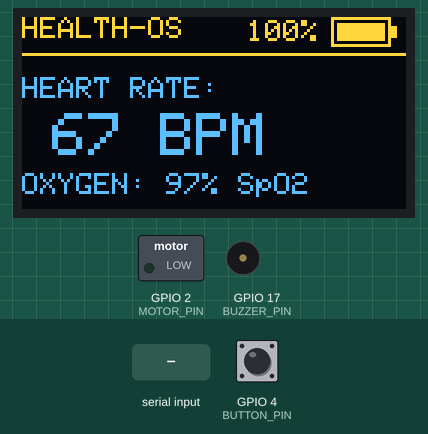
Simulated run of this sketch. Board: ESP32. Shown: 128×64 one-colour display, switched loads named in the sketch (green lamp = pin HIGH), buzzer (waves = sounding). Inputs (shaded band) come from the test bench; at power-on: GPIO 4 (BUTTON_PIN) HIGH. The OLED is the two-colour kind (top 16 rows yellow); WiFi joins after 1.5 s; servers stay silent unless stated; random numbers use the default seed unless the sketch sets one; web services answer with replies made up by the test bench; what the sketch prints to the serial monitor is not drawn. At 7.6 s the program puts the board to deep sleep or switches it off; the recording ends there.

Above: at 1.3 s.
1.4 s: GPIO 4 (BUTTON_PIN) pulled LOW for 0.15 s
At 1.9 s:
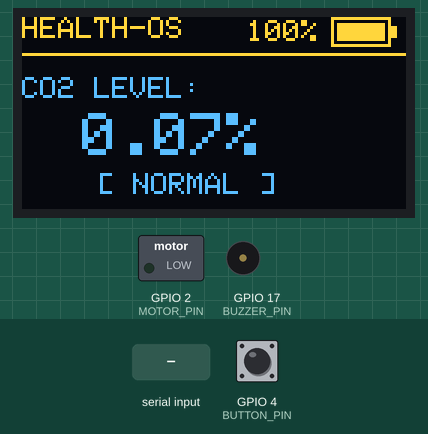
3.0 s: "c90\n" received over Serial
At 4.4 s:
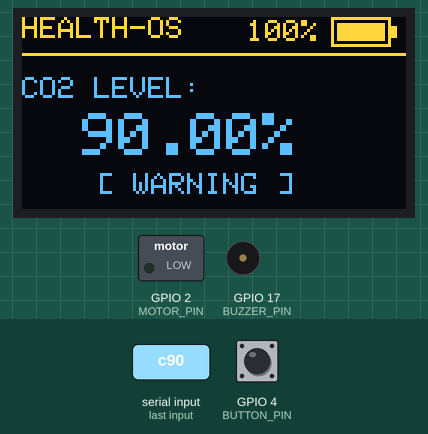
5.4 s: "c,45\n" received over Serial
At 6.6 s:
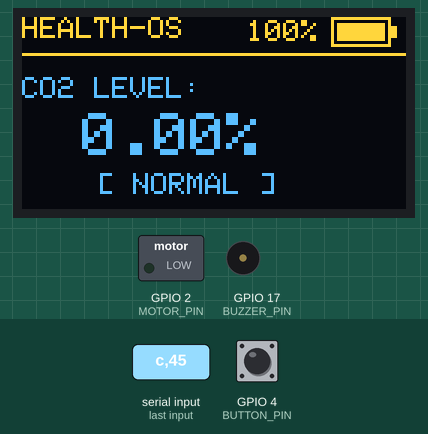
6.9 s: GPIO 4 (BUTTON_PIN) pulled LOW for 1 s
At 7.15 s:
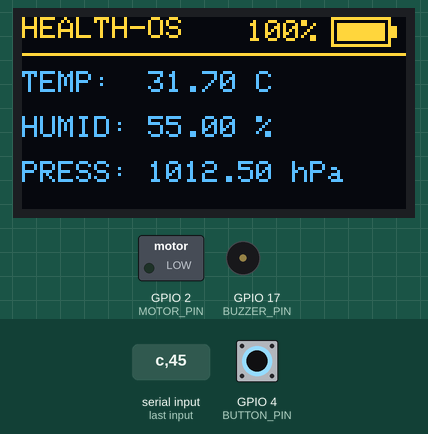
Timing chart, 0 to 7.6 s (numbered marks = the images above; inputs shaded):
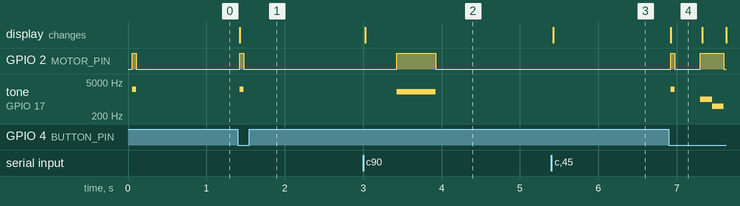

The sketch:

MES_AQM.ino
```cpp
#include <Wire.h>
#include <Adafruit_GFX.h>
#include <Adafruit_SH110X.h>
#include <WiFi.h>
#include <WiFiClientSecure.h>
#include <HTTPClient.h>

#define i2c_Address 0x3c
#define SCREEN_WIDTH 128
#define SCREEN_HEIGHT 64
#define OLED_RESET -1

// --- PINS ---
#define BUTTON_PIN 4
#define MOTOR_PIN 2
#define BUZZER_PIN 17

// --- WIFI & TELEGRAM CREDENTIALS ---
const char* ssid = "BUM";
const char* password = "siyamnanine9";
String BOT_TOKEN = "8761018296:AAECHlhVZagGAyzq8CXKDIWt2v9tLaPF-bM";
String CHAT_ID = "5212925855";   // GIO
String CHAT_ID_2 = "2091725214"; //JESH

Adafruit_SH1106G display = Adafruit_SH1106G(SCREEN_WIDTH, SCREEN_HEIGHT, &Wire, OLED_RESET);

// --- VARIABLES ---
int screenState = 0;
unsigned long lastDebounceTime = 0;
unsigned long debounceDelay = 300;
unsigned long lastNormalSendTime = 0;

int batteryPct = 100;
int bpm = 75;
int spo2 = 98;
float co2Level = 0.08;
float temp = 29.5;
float hum = 60.0;
float pressure = 1012.5;

bool alertSent = false;

// ==============================================================
// FUNCTION PROTOTYPES (PANG-FIX NG "NOT DECLARED" ERROR)
// ==============================================================
void simulateSensorData();
void updateScreen();
void hapticClick();
void checkVitalsAndAlert();
void goToDeepSleep();
void sendTelegramAlert(String message, bool isCritical);
void drawTopBar();

// ==============================================================
// DUAL CORE VARIABLES (Para walang delay ang button)
// ==============================================================
String telegramMsgToSend = "";
bool telegramCritical = false;
volatile bool telegramSendFlag = false;
TaskHandle_t TelegramTaskHandle;

// Ito ang tatakbo sa Core 0 (Background)
void telegramTaskCode(void * pvParameters) {
  for(;;) {
    if (telegramSendFlag) {
      if (WiFi.status() == WL_CONNECTED) {
        WiFiClientSecure client;
        client.setInsecure();
        HTTPClient https;

        // --- 1. SEND KAY GIO (CHAT_ID) ---
        String url1 = "https://api.telegram.org/bot" + BOT_TOKEN + "/sendMessage?chat_id=" + CHAT_ID + "&text=" + telegramMsgToSend;
        https.begin(client, url1);
        int httpCode1 = https.GET();
        Serial.print("Sent to GIO! Code: "); Serial.println(httpCode1);
        https.end();

        // --- 2. SEND KAY JESH (CHAT_ID_2) ---
        String url2 = "https://api.telegram.org/bot" + BOT_TOKEN + "/sendMessage?chat_id=" + CHAT_ID_2 + "&text=" + telegramMsgToSend;
        https.begin(client, url2);
        int httpCode2 = https.GET();
        Serial.print("Sent to JESH! Code: "); Serial.println(httpCode2);
        https.end();

        // Tumunog at mag-vibrate lang kapag Critical Alert
        if (telegramCritical) {
          digitalWrite(MOTOR_PIN, HIGH);
          tone(BUZZER_PIN, 2000);
          delay(500);
          digitalWrite(MOTOR_PIN, LOW);
          noTone(BUZZER_PIN);
        }
      }
      telegramSendFlag = false; // Sabihin sa system na tapos na mag-send
    }
    vTaskDelay(10 / portTICK_PERIOD_MS); // Bigyan ng oras huminga ang Core 0
  }
}

void setup() {
  Serial.begin(115200);

  pinMode(BUTTON_PIN, INPUT_PULLUP);
  pinMode(MOTOR_PIN, OUTPUT);
  pinMode(BUZZER_PIN, OUTPUT);
  digitalWrite(MOTOR_PIN, LOW);
  digitalWrite(BUZZER_PIN, LOW);

  esp_sleep_enable_ext0_wakeup(GPIO_NUM_4, 0);

  display.begin(i2c_Address, true);

  // --- INSTANT DISPLAY ---
  simulateSensorData();
  updateScreen();
  hapticClick();

  // --- I-SET UP ANG PANGALAWANG UTAK (Core 0) ---
  xTaskCreatePinnedToCore(
    telegramTaskCode,
    "TelegramTask",
    10000,
    NULL,
    1,
    &TelegramTaskHandle,
    0);

  // CONNECT SA WIFI SA BACKGROUND LANG
  WiFi.mode(WIFI_STA);
  WiFi.begin(ssid, password);

  while(digitalRead(BUTTON_PIN) == LOW) { delay(10); }
}

void loop() {
  // Laging i-check ang vitals
  checkVitalsAndAlert();

  // ==============================================================
  // MANUAL SERIAL INPUT
  // ==============================================================
  if (Serial.available() > 0) {
    String input = Serial.readStringUntil('\n');
    input.trim();

    if (input.length() > 1) {
      char type = input.charAt(0);
      float val = input.substring(1).toFloat();

      simulateSensorData();

      if (type == 'c' || type == 'C') {
        co2Level = val;
        Serial.print("⚠️ TESTING: CO2 -> "); Serial.println(co2Level, 3);
      }
      else if (type == 's' || type == 'S') {
        spo2 = (int)val;
        Serial.print("⚠️ TESTING: Oxygen -> "); Serial.println(spo2);
      }
      else if (type == 'b' || type == 'B') {
        bpm = (int)val;
        Serial.print("⚠️ TESTING: Pulse Rate -> "); Serial.println(bpm);
      }

      alertSent = false;
      checkVitalsAndAlert();
      updateScreen();
    }
  }

  // ==============================================================
  // INSTANT BUTTON NAVIGATION (Walang delay dahil nasa Core 1 tayo)
  // ==============================================================
  if (digitalRead(BUTTON_PIN) == LOW) {
    if ((millis() - lastDebounceTime) > debounceDelay) {
      screenState++;

      if (screenState >= 3) {
        goToDeepSleep();
      } else {
        simulateSensorData();
        checkVitalsAndAlert();
        updateScreen();
        hapticClick();
      }
      lastDebounceTime = millis();
    }
  }
}

// ==========================================
// TELEGRAM SENDER (Ipapasang gawain sa Core 0)
// ==========================================
void sendTelegramAlert(String message, bool isCritical) {
  if (!telegramSendFlag) {
    telegramMsgToSend = message;
    telegramCritical = isCritical;
    telegramSendFlag = true;
  }
}

// --- SPECIFIC ALERTS & 5-SEC NORMAL UPDATE ---
void checkVitalsAndAlert() {
  String alertMsg = "";
  bool isEmergency = false;

  // 1. Check CO2 Level
  if (co2Level >= 0.10) {
    isEmergency = true;
    alertMsg += "☁️ ALERT: HIGH CO2 LEVEL\n";
    alertMsg += "CO2 Reading: " + String(co2Level, 3) + "%\n";
    alertMsg += "Interpretation: Poor air quality detected.\n";
    alertMsg += "Action: Open windows for ventilation.\n\n";
  }
  // 2. Check Oxygen
  else if (spo2 < 95) {
    isEmergency = true;
    alertMsg += "⚠️ ALERT: LOW OXYGEN\n";
    alertMsg += "SpO2 Reading: " + String(spo2) + "%\n";
    alertMsg += "Interpretation: Possible Hypoxia.\n";
    alertMsg += "Action: Wear an oxygen mask.\n\n";
  }
  // 3. Check HIGH Pulse Rate
  else if (bpm > 100) {
    isEmergency = true;
    alertMsg += "💓 ALERT: HIGH PULSE RATE\n";
    alertMsg += "Heart Rate: " + String(bpm) + " BPM\n";
    alertMsg += "Interpretation: Tachycardia.\nAction: Rest immediately.\n\n";
  }
  // 4. Check LOW Pulse Rate
  else if (bpm < 60) {
    isEmergency = true;
    alertMsg += "📉 ALERT: LOW PULSE RATE\n";
    alertMsg += "Heart Rate: " + String(bpm) + " BPM\n";
    alertMsg += "Interpretation: Bradycardia.\nAction: Seek medical attention.\n\n";
  }

  // --- KUNG MAY EMERGENCY ---
  if (isEmergency) {
    if (!alertSent) {
      Serial.println("Triggering Emergency Alert!");
      alertMsg.replace("\n", "%0A");
      alertMsg.replace(" ", "%20");
      sendTelegramAlert("🚨%20CRITICAL%20WARNING!%20🚨%0A%0A" + alertMsg, true);
      alertSent = true;
    }
  }
  // --- KUNG NORMAL ANG LAHAT ---
  else {
    alertSent = false;

    // Mag-sesend ng update every 5 seconds
    if (millis() - lastNormalSendTime >= 10000) {
      String normalMsg = "✅ NORMAL STATUS UPDATE\n";
      normalMsg += "Heart Rate: " + String(bpm) + " BPM\n";
      normalMsg += "Oxygen: " + String(spo2) + "%\n";
      normalMsg += "CO2: " + String(co2Level, 3) + "%\n";
      normalMsg += "All vitals are stable.";

      normalMsg.replace("\n", "%0A");
      normalMsg.replace(" ", "%20");

      sendTelegramAlert(normalMsg, false);
      lastNormalSendTime = millis();
    }
  }
}

// ==========================================
// DATA SIMULATOR & UI FUNCTIONS
// ==========================================
void simulateSensorData() {
  bpm = random(60, 90);
  spo2 = random(96, 100);
  co2Level = random(40, 90) / 1000.0;
  temp = random(280, 320) / 10.0;
  hum = random(55, 75);
}

void drawTopBar() {
  display.setTextSize(1);
  display.setTextColor(SH110X_WHITE);
  display.setCursor(0, 0);
  display.print("HEALTH-OS");

  if(batteryPct == 100) { display.setCursor(75, 1); }
  else { display.setCursor(81, 1); }
  display.print(batteryPct); display.print("%");

  int x = 103, y = 0;
  display.drawRect(x, y, 20, 10, SH110X_WHITE);
  display.fillRect(x + 20, y + 3, 2, 4, SH110X_WHITE);
  int width = map(batteryPct, 0, 100, 0, 16);
  display.fillRect(x + 2, y + 2, width, 6, SH110X_WHITE);

  display.drawLine(0, 12, 128, 12, SH110X_WHITE);
}

void updateScreen() {
  display.clearDisplay();
  drawTopBar();

  if (screenState == 0) {
    display.setTextSize(1);
    display.setCursor(0, 20); display.print("HEART RATE: ");
    display.setTextSize(2);
    display.setCursor(10, 32); display.print(bpm); display.print(" BPM");

    display.setTextSize(1);
    display.setCursor(0, 52); display.print("OXYGEN: ");
    display.print(spo2); display.print("% SpO2");
  }
  else if (screenState == 1) {
    display.setTextSize(1);
    display.setCursor(0, 20); display.print("CO2 LEVEL: ");
    display.setTextSize(2);
    display.setCursor(20, 32); display.print(co2Level); display.print("%");

    display.setTextSize(1);
    display.setCursor(25, 52);
    if (co2Level < 0.10) { display.print("[ NORMAL ]"); }
    else { display.print("[ WARNING ]"); }
  }
  else if (screenState == 2) {
    display.setTextSize(1);
    display.setCursor(0, 18); display.print("TEMP:  "); display.print(temp); display.print(" C");
    display.setCursor(0, 33); display.print("HUMID: "); display.print(hum); display.print(" %");
    display.setCursor(0, 48); display.print("PRESS: "); display.print(pressure); display.print(" hPa");
  }

  display.display();
}

void hapticClick() {
  digitalWrite(MOTOR_PIN, HIGH);
  tone(BUZZER_PIN, 2500);
  delay(50);
  digitalWrite(MOTOR_PIN, LOW);
  noTone(BUZZER_PIN);
}

void goToDeepSleep() {
  display.clearDisplay();
  display.setTextSize(2);
  display.setCursor(30, 25);
  display.println("SLEEP");
  display.display();

  digitalWrite(MOTOR_PIN, HIGH);
  tone(BUZZER_PIN, 1000); delay(150);
  tone(BUZZER_PIN, 500); delay(150);
  digitalWrite(MOTOR_PIN, LOW);
  noTone(BUZZER_PIN);

  display.clearDisplay();
  display.display();

  WiFi.disconnect(true);
  WiFi.mode(WIFI_OFF);

  esp_deep_sleep_start();
}
```

Measured:
- after the input at 1.4 s, GPIO 2 (MOTOR_PIN): LOW → HIGH at once, → LOW 0.05 s later; tone on GPIO 17 (BUZZER_PIN): silent → 2500 Hz at once, → silent 0.05 s later; the display: changes at once (image 1)
- after the input at 3.0 s, GPIO 2 (MOTOR_PIN): LOW → HIGH after 0.43 s, → LOW 0.50 s later; tone on GPIO 17 (BUZZER_PIN): silent → 2000 Hz after 0.43 s, → silent 0.50 s later; the display: changes at once (image 2)
- after the input at 5.4 s, the display: changes at once (image 3)
- after the input at 6.9 s, GPIO 2 (MOTOR_PIN): LOW → HIGH at once, → LOW 0.05 s later, → HIGH 0.33 s later, → LOW 0.30 s later; tone on GPIO 17 (BUZZER_PIN): plays 2500 Hz for 0.05 s, 1000 Hz for 0.15 s, 500 Hz for 0.15 s, starting at once; the display: changes at once (image 4)
